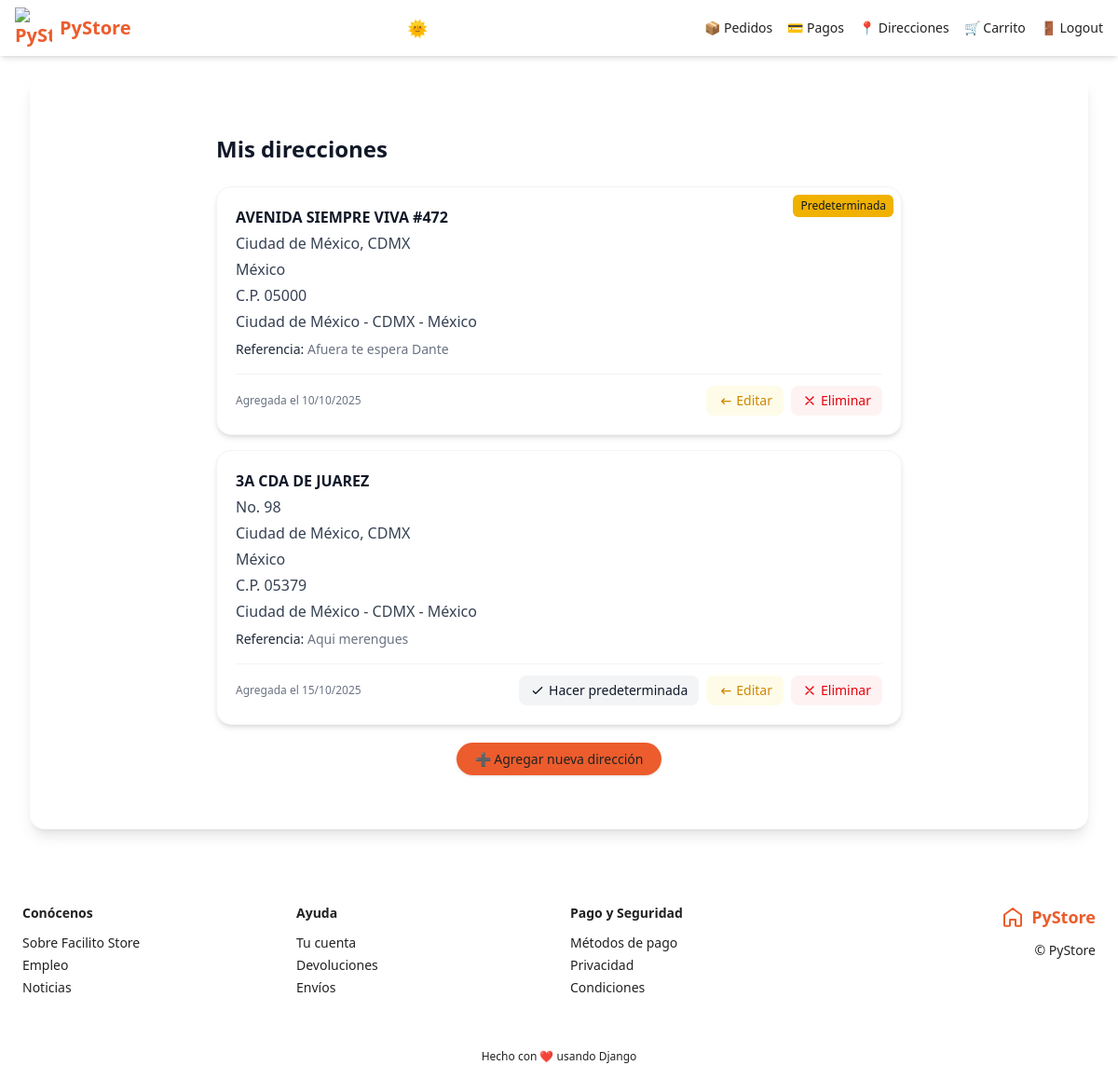
Page /direcciones/ (signed in) on the committed database.
### shipping_addresses/models.py (models this page shows, shortened)
class ShippingAddress(models.Model):
    user = models.ForeignKey(User, null=False, blank=False, on_delete=models.CASCADE)
    line1 = models.CharField(max_length=200)
    line2 = models.CharField(max_length=200, blank=True)
    city = models.CharField(max_length=100)
    state = models.CharField(max_length=100)
    country = models.CharField(max_length=50)
    reference = models.CharField(max_length=300)
    postal_code = models.CharField(max_length=10, null=False, blank=False)
    default = models.BooleanField(default=False)
    created_at = models.DateTimeField(auto_now_add=True)
    @property
    def address(self):
      return '{} - {} - {}'.format(self.city, self.state, self.country)

### shipping_addresses/views.py (the view)
# urls.py: path('', views.ShippingAddressListView.as_view(), name='shipping_addresses'),
class ShippingAddressListView(LoginRequiredMixin, ListView):
    login_url = 'login'
    model = ShippingAddress
    template_name = 'shipping_addresses/shipping_addresses.html'
    def get_queryset(self):
        return ShippingAddress.objects.filter(user=self.request.user).order_by('-default')

### carts/models.py (called while the page is built)
def set_cart_id(sender, instance, *args, **kwargs):
    if not instance.cart_id:
        instance.cart_id = str(uuid.uuid4())

### carts/utils.py (called while the page is built)
def get_or_create_cart(request):
    user = request.user if request.user.is_authenticated else None
    cart_id = request.session.get('cart_id')  # <-- Este debe guardar el uuid
    print("🛍 session cart_id:", cart_id)
    cart = Cart.objects.filter(cart_id=cart_id).first()
    print("📦 found cart:", cart)
    if cart is None:
        cart = Cart.objects.create(user=user)
        print("🆕 created new cart:", cart.cart_id)
    if user and cart.user is None:
        cart.user = user
        cart.save()
    request.session['cart_id'] = cart.cart_id
    print("💾 saved to session:", request.session['cart_id'])
    return cart

### facilito_store/context_processors.py (called while the page is built)
def cart_item_count(request):
    count = 0
    if request.user.is_authenticated:
        cart = get_or_create_cart(request)
        if cart:
            cart_products = cart.cartproducts_set.filter(quantity__gt=0)
            count = sum(cp.quantity for cp in cart_products)
    return {'cart_item_count': count}

### shipping_addresses/templates/shipping_addresses/shipping_addresses.html (shortened to what this page needs)
{% extends 'base.html' %}
{% block content %}
<div class="max-w-3xl mx-auto py-8 px-4">
  <h2 class="title mb-6">Mis direcciones</h2>
  {% if object_list %}
  <div class="space-y-4">
    {% for address in object_list %}
    {% include 'shipping_addresses/snippets/shipping_address.html' with edit=True %}
    {% endfor %}
  </div>
  <div class="mt-6 text-center">
    <a href="{% url 'shipping_addresses:create' %}" class="px-5 py-2 rounded-full font-medium text-sm transition shadow"
      style="background-color: rgb(var(--color-primary)); color: rgb(var(--color-bg-card));">
      ➕ Agregar nueva dirección
    </a>
  </div>
  {% endif %}
</div>
{% endblock %}

### shipping_addresses/templates/shipping_addresses/snippets/shipping_address.html
<div
  class="relative bg-white dark:bg-gray-900 rounded-2xl shadow-md hover:shadow-lg transition p-5 border border-gray-100 dark:border-gray-700 mt-4">
  {% if address.default %}
  <span
    class="absolute top-2 right-2 bg-yellow-500 dark:bg-yellow-400 text-gray-900 dark:text-gray-900 text-xs font-medium px-2 py-1 rounded-md">
    Predeterminada
  </span>
  {% endif %}
  <div class="space-y-1">
    <p class="text-gray-900 dark:text-gray-100 font-semibold">{{ address.line1 }}</p>
    {% if address.line2 %}
    <p class="text-gray-700 dark:text-gray-300">{{ address.line2 }}</p>
    {% endif %}
    <p class="text-gray-700 dark:text-gray-300">{{ address.city }}, {{ address.state }}</p>
    <p class="text-gray-700 dark:text-gray-300">{{ address.country }}</p>
    <p class="text-gray-700 dark:text-gray-300">C.P. {{ address.postal_code }}</p>
    <p class="text-gray-700 dark:text-gray-300">{{ address.address }}</p>
    {% if address.reference %}
    <p class="text-sm text-gray-500 dark:text-gray-400 mt-2">
      <span class="font-medium text-gray-800 dark:text-gray-200">Referencia:</span> {{ address.reference }}
    </p>
    {% endif %}
  </div>
  <div
    class="mt-4 flex flex-col md:flex-row md:justify-between md:items-center border-t border-gray-100 dark:border-gray-700 pt-3 gap-2">
    <p class="text-xs text-gray-500 dark:text-gray-400">
      Agregada el {{ address.created_at|date:"d/m/Y" }}
    </p>
    {% if edit %}
    <div class="flex flex-wrap gap-2">
      {% if not address.default %}
      <a href="{% url 'shipping_addresses:default' address.pk %}"
        class="inline-flex items-center gap-1 bg-gray-100 dark:bg-gray-700 text-gray-900 dark:text-gray-100 text-sm font-medium px-3 py-1.5 rounded-lg hover:bg-gray-200 dark:hover:bg-gray-600 transition">
        <svg xmlns="http://www.w3.org/2000/svg" class="w-4 h-4" fill="none" viewBox="0 0 24 24" stroke="currentColor">
          <path stroke-linecap="round" stroke-linejoin="round" stroke-width="2" d="M5 13l4 4L19 7" />
        </svg>
        Hacer predeterminada
      </a>
      {% endif %}
      <a href="{% url 'shipping_addresses:update' address.pk %}"
        class="inline-flex items-center gap-1 bg-yellow-50 dark:bg-yellow-500 text-yellow-600 dark:text-gray-900 text-sm font-medium px-3 py-1.5 rounded-lg hover:bg-yellow-100 dark:hover:bg-yellow-400 transition">
        <svg xmlns="http://www.w3.org/2000/svg" class="w-4 h-4" fill="none" viewBox="0 0 24 24" stroke="currentColor">
          <path stroke-linecap="round" stroke-linejoin="round" stroke-width="2" d="M11 17l-4-4m0 0l4-4m-4 4h14" />
        </svg>
        Editar
      </a>
      <a href="{% url 'shipping_addresses:delete' address.pk %}"
        class="inline-flex items-center gap-1 bg-red-50 dark:bg-red-600 text-red-600 dark:text-white text-sm font-medium px-3 py-1.5 rounded-lg hover:bg-red-100 dark:hover:bg-red-500 transition">
        <svg xmlns="http://www.w3.org/2000/svg" class="w-4 h-4" fill="none" viewBox="0 0 24 24" stroke="currentColor">
          <path stroke-linecap="round" stroke-linejoin="round" stroke-width="2" d="M6 18L18 6M6 6l12 12" />
        </svg>
        Eliminar
      </a>
    </div>
    {% endif %}
  </div>
</div>

### static/css/styles.css (style rules this page uses)
:root { --color-bg: 255 255 255; --color-text: 34 34 34; --color-primary: 236 92 44; --color-secondary: 41 40 90; --color-accent: 241 140 107; --color-surface: 249 249 249; }

### rows in the picture
ShippingAddress: default "Predeterminada", line1 "AVENIDA SIEMPRE VIVA #472", city "Ciudad de México", state "CDMX", country "México", postal_code "05000", address "Ciudad de México - CDMX - México", reference "Afuera te espera Dante", created_at "10/10/2025"
ShippingAddress: line1 "3A CDA DE JUAREZ", line2 "No. 98", city "Ciudad de México", state "CDMX", country "México", postal_code "05379", address "Ciudad de México - CDMX - México", reference "Aqui merengues", created_at "15/10/2025", default False (drawn)
